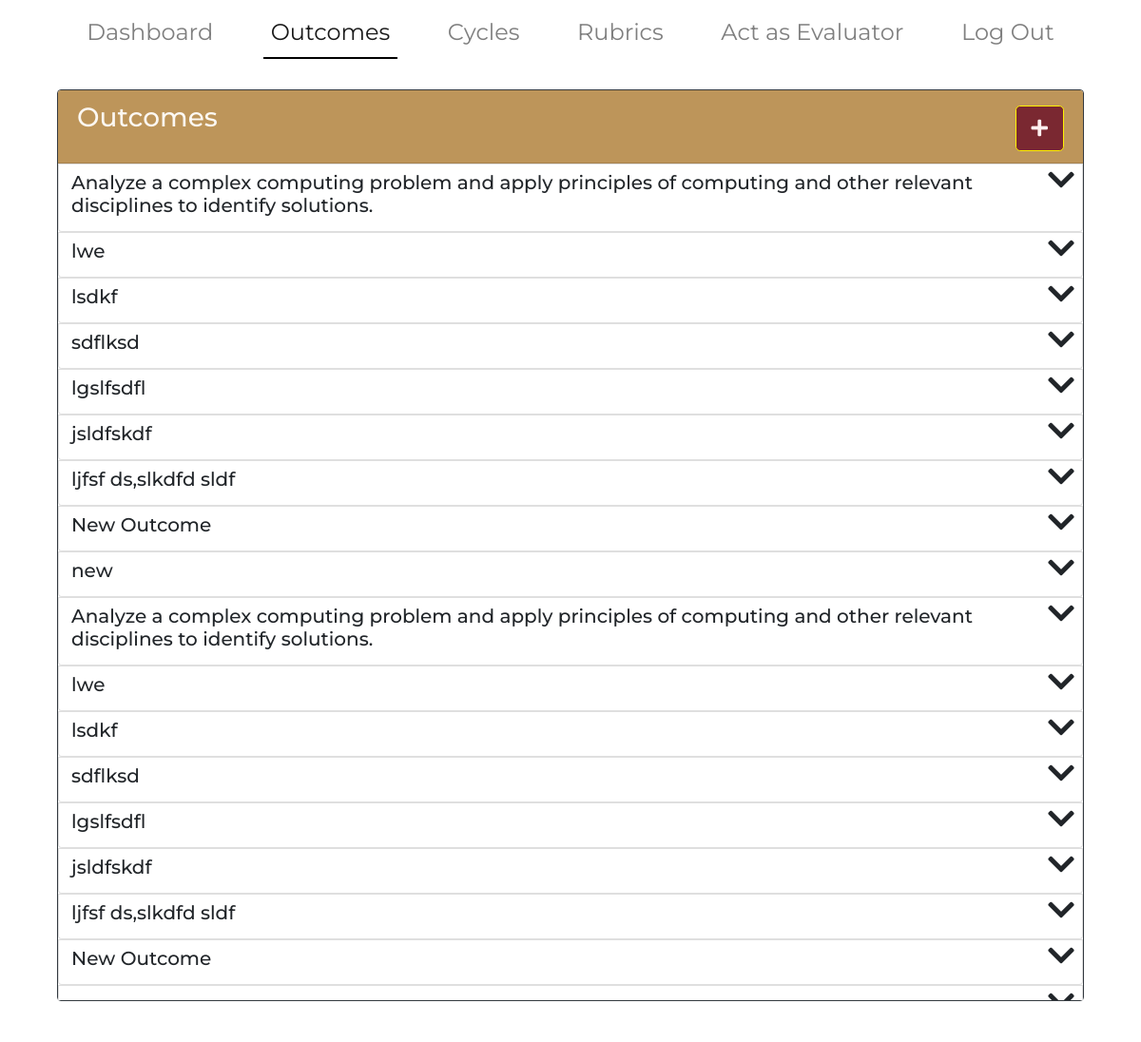
Screenshot of /outcomes (signed in) with the database file from the repository.
### main/models.py (models this page shows, shortened)
class Outcome(models.Model):
    title = models.CharField(max_length=200, default='', null=True)
    status = models.BooleanField(default=True)
    cycle = models.ManyToManyField(Cycle)

class Cycle(models.Model):
    year = models.PositiveIntegerField()
    semester = models.CharField(max_length=200)
    startDate = models.DateField(default=None)
    endDate = models.DateField(default=None, null=True)
    isCurrent = models.BooleanField(default=True)

### main/views.py (the view)
# urls.py: path('outcomes', views.outcomes, name = 'outcomes'),
@user_passes_test(admin_test)
def outcomes(request):
    outcomes = Outcome.objects.all()
    measures = Measure.objects.all()
    cycles = Cycle.objects.all()
    context = {'outcomes':outcomes, 'measures':measures, 'cycles':cycles, 'outcome': 'active'}
    return render(request, 'main/outcomes.html', context)

### main/models.py (called while the page is built)
    def __str__(self):
        return self.title

    def __str__(self):
        return self.test

### main/views.py (called while the page is built)
def admin_test(user):
    return user.is_superuser

### main/templates/main/outcomes.html (shortened to what this page needs)
{% extends  'main/adminbase.html' %}
{%load static%}
{% block body_block%}
    <div class = "container-fluid">
      <div class = "container" id = "main_content">
        <div class = "col col-lg-12 col-md-12 col-sm-12">
                  <div  class = "card border-dark mb-3 justify-content-center" >
                    <h3 class = "card-header title">
                    <div class = "d-flex justify-content-between">
                      <span>Outcomes</span>
                      <button type="button" class="btn btn-primary btn-lg mt-1" data-toggle="modal" data-target="#exampleModalCenter">
                       <i class="fas fa-plus"></i>
                      </button>
                    </div>
                    </h3>
        <ul id = "over" class="list-group" style="overflow-y:scroll; height: 50vh">
    {%for outcome in outcomes%}
        <div class="accordion" id="accordionExample">
          {%for cycle in outcome.cycle.all%}
            {%if cycle.isCurrent%}
          <div class="card" >
            <div class="card-contents" id="headingOne" data-toggle="collapse" data-target="#collapseOne{{outcome.id}}" aria-expanded="true" aria-controls="collapseOne">
              <h2 class="mb-0 d-flex justify-content-between" >
                <span class="btn text-left"  style="text-decoration:none;">
                  <h5 class = "outcome_title">  {{outcome.title}} </h5>
                </span>
                <i class="fas fa-chevron-down mr-2 justify-items-center"></i>
              </h2>
            </div>
    </div>
          {%endif%}
          {%endfor%}
        </div>
  {%endfor%}
</div>
</div>
</div>
</div>
{%endblock%}

### main/static/css/landing.css (style rules this page uses)
body { font-family: Montserrat, Lato, 'Nunito Sans', Helvetica, Arial, Platino, Garamond, Bookman, Lucidia; }
body { height: 100vh; }
.btn-primary { color: #ffefef !important; background-color: #7a2831 !important; border-color: #fff300; }
.card-header { background-color: rgb(219,217,214) }
.card-header { background-color: #BD955A; color: rgb(252, 248, 242); }
.card-header span { color: rgb(252, 248, 242); }

### rows the page displays
Outcome: title "Analyze a complex computing problem and apply principles of computing and other relevant disciplines to identify solutions."
Outcome: title "lwe"
Outcome: title "lsdkf"
Outcome: title "sdflksd"
Outcome: title "lgslfsdfl"
Outcome: title "jsldfskdf"
Outcome: title "ljfsf ds,slkdfd sldf"
Outcome: title "New Outcome"
Outcome: title "new"
Outcome: title "Analyze a complex computing problem and apply principles of computing and other relevant disciplines to identify solutions."
Outcome: title "lwe"
Outcome: title "lsdkf"
Outcome: title "sdflksd"
Outcome: title "lgslfsdfl"
Outcome: title "jsldfskdf"
Outcome: title "ljfsf ds,slkdfd sldf"
Outcome: title "New Outcome"
